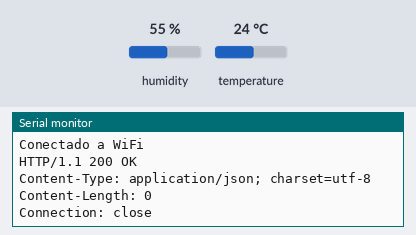
The sketch below on a simulated ESP32. On the bench: the last lines printed to the serial monitor. Inputs (shaded band) come from the test bench; at power-on: humidity 55 %, temperature 24 °C. WiFi joins after 1.5 s; servers stay silent unless stated; uploads are accepted with an empty reply.

Above: at 3.2 s.
3.3 s: humidity set to 22 %
At 4.0 s:
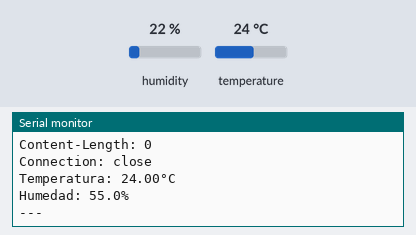
6.3 s: temperature set to 12 °C
At 8.9 s:
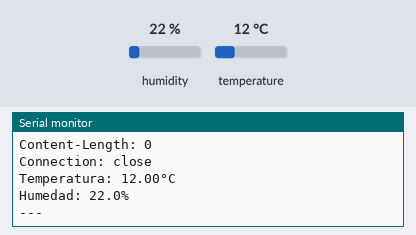
9.3 s: humidity set to 40 %
At 13.5 s:
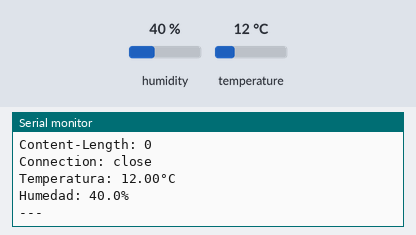
Timing chart, 0 to 15.0 s (numbered marks = the images above; inputs shaded):
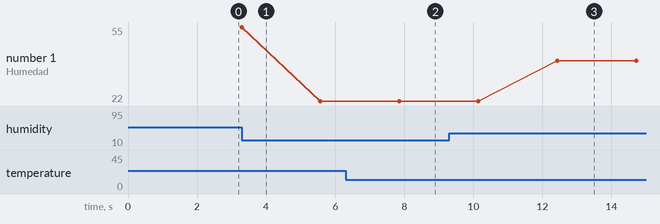

The sketch:

16.-_Sensor_de_temperatura_y_humedad_DHT11_y_DHT22_en_ESP32.ino
```cpp
#include "DHTesp.h"
#include <WiFi.h>

int pinDHT = 15;
DHTesp dht;
const char *ssid = "Wokwi-GUEST";
const char *password = "";
const char *host = "192.168.18.17";
const int port = 3000;
const char *url = "/api/v1/vehicles/humidity-temperature";

void setup() {
  Serial.begin(115200);
  dht.setup(pinDHT, DHTesp::DHT22);

  // Conéctate a la red WiFi
  WiFi.begin(ssid, password);
  while (WiFi.status() != WL_CONNECTED) {
    delay(1000);
    Serial.println("Conectando a WiFi...");
  }
  Serial.println("Conectado a WiFi");
}

void loop() {
  TempAndHumidity data = dht.getTempAndHumidity();

  // Envía los datos al backend
  enviarDatosAlBackend(data);

  Serial.println("Temperatura: " + String(data.temperature, 2) + "°C");
  Serial.println("Humedad: " + String(data.humidity, 1) + "%");
  Serial.println("---");
  delay(1000);
}

void enviarDatosAlBackend(TempAndHumidity data) {
  // Crea un objeto WiFiClient
  WiFiClient client;

  // Conecta al servidor HTTP
  if (client.connect(host, port)) {
    // Construye la cadena JSON con los datos
    String datosJSON = "{\"temperatura\":" + String(data.temperature, 2) + ",\"humedad\":" + String(data.humidity, 1) + "}";

    // Envía la solicitud HTTP POST al backend
    client.println("POST " + String(url) + " HTTP/1.1");
    client.println("Host: " + String(host));
    client.println("Content-Type: application/json");
    client.println("Content-Length: " + String(datosJSON.length()));
    client.println();
    client.println(datosJSON);
    delay(10);

    // Lee y muestra la respuesta del servidor
    while (client.available()) {
      String line = client.readStringUntil('\r');
      Serial.print(line);
    }

    // Cierra la conexión
    client.stop();
  } else {
    Serial.println("Error al conectar al backend");
  }
}
```

Measured:
- after the input at 6.3 s, the serial monitor: prints a new line after 1.6 s (image 2)
- after the input at 9.3 s, the serial monitor: prints a new line after 3.1 s (image 3)
- plotted number 1: 55 → 22 after the input at 3.3 s, 22 → 40 after the input at 9.3 s
